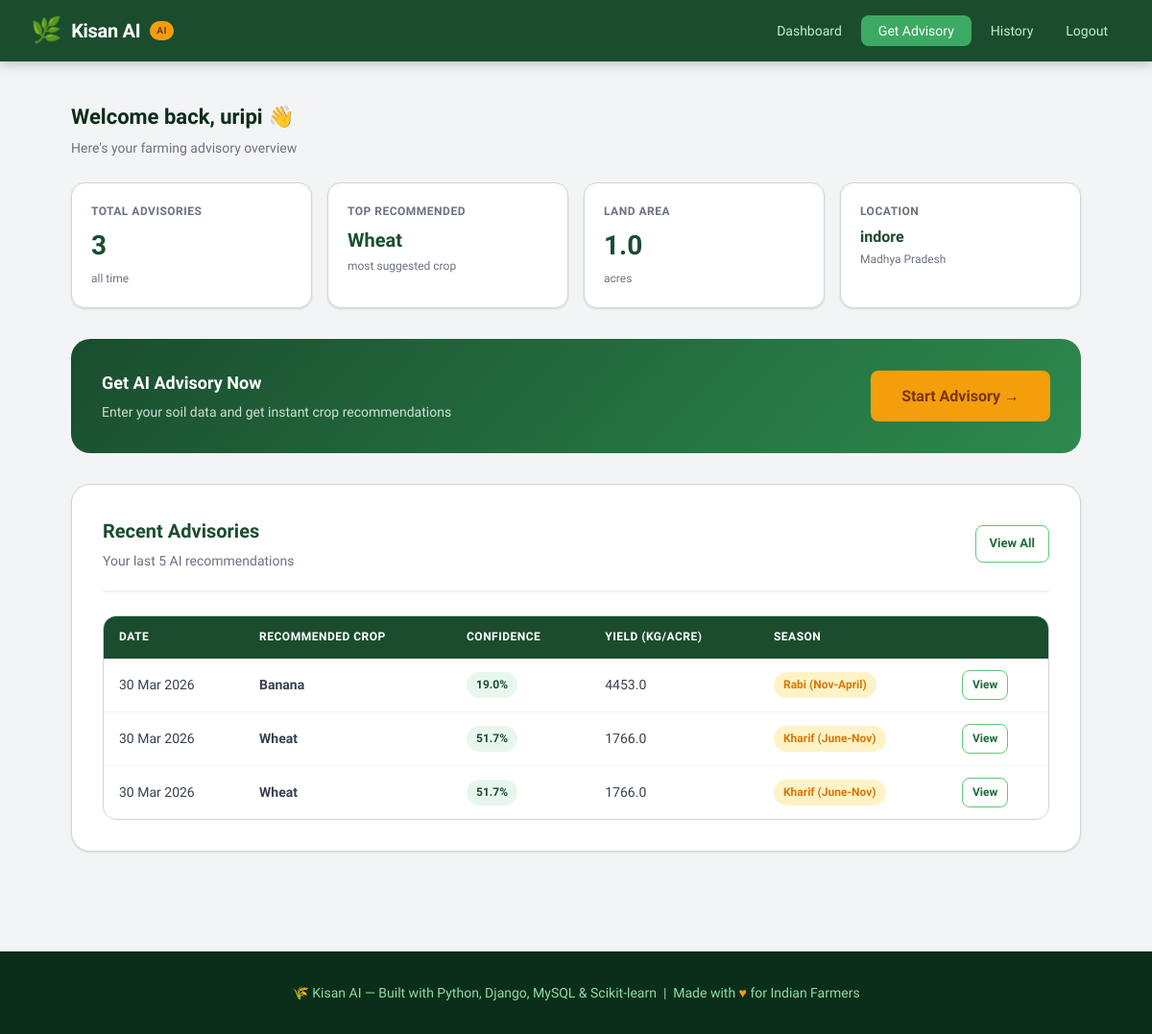
Page /dashboard/ (signed in) on the committed database.
### core/models.py (models this page shows, shortened)
class CropAdvisory(models.Model):
    SEASON_CHOICES = [
        ('kharif', 'Kharif (June-Nov)'),
        ('rabi', 'Rabi (Nov-April)'),
        ('zaid', 'Zaid (March-June)'),
    ]
    farmer = models.ForeignKey(User, on_delete=models.CASCADE, related_name='advisories')
    nitrogen = models.FloatField(help_text='N content in soil (kg/ha)')
    phosphorus = models.FloatField(help_text='P content in soil (kg/ha)')
    potassium = models.FloatField(help_text='K content in soil (kg/ha)')
    ph_value = models.FloatField(help_text='Soil pH (0-14)')
    rainfall = models.FloatField(help_text='Average rainfall in mm')
    temperature = models.FloatField(help_text='Average temperature in Celsius')
    humidity = models.FloatField(help_text='Humidity percentage')
    season = models.CharField(max_length=20, choices=SEASON_CHOICES, default='kharif')
    recommended_crop = models.CharField(max_length=100)
    confidence_score = models.FloatField(default=0.0)
    top_3_crops = models.JSONField(default=list)
    predicted_yield = models.FloatField(null=True, blank=True, help_text='Predicted yield in kg/acre')
    yield_category = models.CharField(max_length=20, default='medium')  # low/medium/high
    fertilizer_suggestion = models.TextField(blank=True)
    created_at = models.DateTimeField(auto_now_add=True)
    notes = models.TextField(blank=True)
    class Meta:
        ordering = ['-created_at']

class FarmerProfile(models.Model):
    user = models.OneToOneField(User, on_delete=models.CASCADE)
    phone = models.CharField(max_length=15, blank=True)
    state = models.CharField(max_length=100)
    district = models.CharField(max_length=100)
    land_area = models.FloatField(help_text='Land area in acres', default=1.0)
    created_at = models.DateTimeField(auto_now_add=True)

### core/views.py (the view)
# urls.py: path('dashboard/', views.dashboard, name='dashboard'),
@login_required
def dashboard(request):
    advisories = CropAdvisory.objects.filter(farmer=request.user)[:5]
    total = CropAdvisory.objects.filter(farmer=request.user).count()
    crop_counts = {}
    for a in CropAdvisory.objects.filter(farmer=request.user):
        crop_counts[a.recommended_crop] = crop_counts.get(a.recommended_crop, 0) + 1
    top_crop = max(crop_counts, key=crop_counts.get) if crop_counts else 'N/A'
    try:
        profile = request.user.farmerprofile
    except Exception:
        profile = None
    return render(request, 'core/dashboard.html', {
        'advisories': advisories,
        'total': total,
        'top_crop': top_crop,
        'profile': profile,
    })

### templates/core/dashboard.html (shortened to what this page needs)
{% extends 'core/base.html' %}
{% block content %}
<div class="section-head">
  <h2>Welcome back, {{ user.first_name|default:user.username }} 👋</h2>
  <p>Here's your farming advisory overview</p>
</div>
<div class="stat-grid" style="margin-bottom:2rem;">
  <div class="stat-card">
    <div class="stat-label">Total Advisories</div>
    <div class="stat-value">{{ total }}</div>
    <div class="stat-sub">all time</div>
  </div>
  <div class="stat-card">
    <div class="stat-label">Top Recommended</div>
    <div class="stat-value" style="font-size:20px;text-transform:capitalize;">{{ top_crop }}</div>
    <div class="stat-sub">most suggested crop</div>
  </div>
  {% if profile %}
  <div class="stat-card">
    <div class="stat-label">Land Area</div>
    <div class="stat-value">{{ profile.land_area }}</div>
    <div class="stat-sub">acres</div>
  </div>
  <div class="stat-card">
    <div class="stat-label">Location</div>
    <div class="stat-value" style="font-size:16px;">{{ profile.district }}</div>
    <div class="stat-sub">{{ profile.state }}</div>
  </div>
  {% endif %}
</div>
<div style="background:linear-gradient(135deg, var(--green-800), var(--green-600));border-radius:var(--radius-lg);padding:2rem;color:white;margin-bottom:2rem;display:flex;justify-content:space-between;align-items:center;flex-wrap:wrap;gap:1rem;">
  <div>
    <h3 style="font-size:18px;font-weight:600;">Get AI Advisory Now</h3>
    <p style="opacity:.8;font-size:14px;margin-top:4px;">Enter your soil data and get instant crop recommendations</p>
  </div>
  <a href="{% url 'get_advisory' %}" class="btn btn-amber btn-lg">Start Advisory →</a>
</div>
<div class="card">
  <div class="card-header" style="display:flex;justify-content:space-between;align-items:center;">
    <div>
      <div class="card-title">Recent Advisories</div>
      <div class="card-subtitle">Your last 5 AI recommendations</div>
    </div>
    <a href="{% url 'history' %}" class="btn btn-outline" style="font-size:13px;padding:8px 14px;">View All</a>
  </div>
  {% if advisories %}
  <div class="table-wrap">
    <table>
      <thead>
        <tr>
          <th>Date</th>
          <th>Recommended Crop</th>
          <th>Confidence</th>
          <th>Yield (kg/acre)</th>
          <th>Season</th>
          <th></th>
        </tr>
      </thead>
      <tbody>
        {% for a in advisories %}
        <tr>
          <td>{{ a.created_at|date:"d M Y" }}</td>
          <td style="font-weight:600;text-transform:capitalize;">{{ a.recommended_crop }}</td>
          <td>
            <span class="badge badge-green">{{ a.confidence_score|floatformat:1 }}%</span>
          </td>
          <td>{{ a.predicted_yield|default:'-' }}</td>
          <td><span class="badge badge-amber">{{ a.get_season_display }}</span></td>
          <td><a href="{% url 'result' a.pk %}" class="btn btn-outline" style="font-size:12px;padding:5px 10px;">View</a></td>
        </tr>
        {% endfor %}
      </tbody>
    </table>
  </div>
  {% endif %}
</div>
{% endblock %}

### templates/core/base.html (shortened to what this page needs)
{% load static %}
<!DOCTYPE html>
<html lang="en">
<head>
</head>
<body>
<nav>
  <a href="{% url 'home' %}" class="nav-brand">
    <span class="leaf">🌿</span>
    <span>Kisan AI</span>
    <span class="ai-badge">AI</span>
  </a>
  <ul class="nav-links">
    {% if user.is_authenticated %}
      <li><a href="{% url 'dashboard' %}">Dashboard</a></li>
      <li><a href="{% url 'get_advisory' %}" class="btn-nav">Get Advisory</a></li>
      <li><a href="{% url 'history' %}">History</a></li>
      <li><a href="{% url 'logout' %}">Logout</a></li>
    {% else %}
      <li><a href="{% url 'login' %}">Login</a></li>
      <li><a href="{% url 'register' %}" class="btn-nav">Register</a></li>
    {% endif %}
  </ul>
</nav>
<main>
  {% block content %}{% endblock %}
</main>
<footer>
  <p>🌾 Kisan AI — Built with Python, Django, MySQL &amp; Scikit-learn &nbsp;|&nbsp; Made with <span>♥</span> for Indian Farmers</p>
</footer>
</body>
</html>

### rows in the picture
CropAdvisory: recommended_crop "Wheat", created_at "30 Mar 2026", confidence_score "51.7", predicted_yield "1766.0", season "Kharif (June-Nov)"
FarmerProfile: land_area "1.0", district "indore", state "Madhya Pradesh"
CropAdvisory: created_at "30 Mar 2026", recommended_crop "Banana", confidence_score "19.0", predicted_yield "4453.0", season "Rabi (Nov-April)"
CropAdvisory: created_at "30 Mar 2026", recommended_crop "Wheat", confidence_score "51.7", predicted_yield "1766.0", season "Kharif (June-Nov)"

### other values in the picture
{{ user.first_name|default:user.username }} "uripi"
{{ total }} "3"
